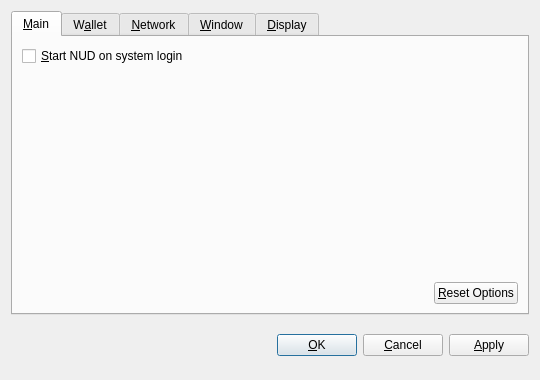
<?xml version="1.0" encoding="UTF-8"?>
<ui version="4.0">
 <class>OptionsDialog</class>
 <widget class="QDialog" name="OptionsDialog">
  <property name="geometry">
   <rect>
    <x>0</x>
    <y>0</y>
    <width>540</width>
    <height>380</height>
   </rect>
  </property>
  <property name="windowTitle">
   <string>Options</string>
  </property>
  <property name="modal">
   <bool>true</bool>
  </property>
  <layout class="QVBoxLayout" name="verticalLayout">
   <item>
    <widget class="QTabWidget" name="tabWidget">
     <property name="tabPosition">
      <enum>QTabWidget::North</enum>
     </property>
     <property name="currentIndex">
      <number>0</number>
     </property>
     <widget class="QWidget" name="tabMain">
      <attribute name="title">
       <string>&amp;Main</string>
      </attribute>
      <layout class="QVBoxLayout" name="verticalLayout_Main">
       <item>
        <widget class="QCheckBox" name="bitcoinAtStartup">
         <property name="toolTip">
          <string>Automatically start NUD after logging in to the system.</string>
         </property>
         <property name="text">
          <string>&amp;Start NUD on system login</string>
         </property>
        </widget>
       </item>
       <item>
        <spacer name="verticalSpacer_Main">
         <property name="orientation">
          <enum>Qt::Vertical</enum>
         </property>
         <property name="sizeHint" stdset="0">
          <size>
           <width>20</width>
           <height>40</height>
          </size>
         </property>
        </spacer>
       </item>
       <item>
        <layout class="QHBoxLayout" name="horizontalLayout_2_Main">
         <item>
          <spacer name="horizontalSpacer_2_Main">
           <property name="orientation">
            <enum>Qt::Horizontal</enum>
           </property>
           <property name="sizeHint" stdset="0">
            <size>
             <width>40</width>
             <height>20</height>
            </size>
           </property>
          </spacer>
         </item>
         <item>
          <widget class="QPushButton" name="resetButton">
           <property name="toolTip">
            <string>Reset all client options to default.</string>
           </property>
           <property name="text">
            <string>&amp;Reset Options</string>
           </property>
           <property name="autoDefault">
            <bool>false</bool>
           </property>
          </widget>
         </item>
        </layout>
       </item>
      </layout>
     </widget>
     <widget class="QWidget" name="tabWallet">
      <attribute name="title">
       <string>W&amp;allet</string>
      </attribute>
      <layout class="QVBoxLayout" name="verticalLayout_Network">
       <item>
        <widget class="QLabel" name="transactionFeeInfoLabel">
         <property name="text">
          <string>Optional transaction fee per kB that helps make sure your transactions are processed quickly. Most transactions are 1 kB.</string>
         </property>
         <property name="textFormat">
          <enum>Qt::PlainText</enum>
         </property>
         <property name="wordWrap">
          <bool>true</bool>
         </property>
        </widget>
       </item>
       <item>
        <layout class="QHBoxLayout" name="horizontalLayout_1_Main">
         <item>
          <widget class="QLabel" name="transactionFeeLabel">
           <property name="text">
            <string>Pay transaction &amp;fee</string>
           </property>
           <property name="textFormat">
            <enum>Qt::PlainText</enum>
           </property>
           <property name="buddy">
            <cstring>transactionFee</cstring>
           </property>
          </widget>
         </item>
         <item>
          <widget class="BitcoinAmountField" name="transactionFee"/>
         </item>
         <item>
          <spacer name="horizontalSpacer_1_Main">
           <property name="orientation">
            <enum>Qt::Horizontal</enum>
           </property>
           <property name="sizeHint" stdset="0">
            <size>
             <width>40</width>
             <height>20</height>
            </size>
           </property>
          </spacer>
         </item>
        </layout>
       </item>
       <item>
        <widget class="QLabel" name="label">
         <property name="text">
          <string>If you disable the spending of unconfirmed change, the change from a transaction cannot be used until that transaction has at least one confirmation. This also affects how your balance is computed.</string>
         </property>
         <property name="wordWrap">
          <bool>true</bool>
         </property>
        </widget>
       </item>
       <item>
        <widget class="QCheckBox" name="spendZeroConfChange">
         <property name="text">
          <string>Spend unconfirmed change  (experts only)</string>
         </property>
        </widget>
       </item>
       <item>
        <spacer name="verticalSpacer">
         <property name="orientation">
          <enum>Qt::Vertical</enum>
         </property>
         <property name="sizeHint" stdset="0">
          <size>
           <width>20</width>
           <height>40</height>
          </size>
         </property>
        </spacer>
       </item>
      </layout>
     </widget>
     <widget class="QWidget" name="tabNetwork">
      <attribute name="title">
       <string>&amp;Network</string>
      </attribute>
      <layout class="QVBoxLayout" name="verticalLayout_Network">
       <item>
        <widget class="QCheckBox" name="mapPortUpnp">
         <property name="toolTip">
          <string>Automatically open the NUD client port on the router. This only works when your router supports UPnP and it is enabled.</string>
         </property>
         <property name="text">
          <string>Map port using &amp;UPnP</string>
         </property>
        </widget>
       </item>
       <item>
        <widget class="QCheckBox" name="connectSocks">
         <property name="toolTip">
          <string>Connect to the NUD network through a SOCKS proxy (e.g. when connecting through Tor).</string>
         </property>
         <property name="text">
          <string>&amp;Connect through SOCKS proxy:</string>
         </property>
        </widget>
       </item>
       <item>
        <layout class="QHBoxLayout" name="horizontalLayout_Network">
         <item>
          <widget class="QLabel" name="proxyIpLabel">
           <property name="text">
            <string>Proxy &amp;IP:</string>
           </property>
           <property name="textFormat">
            <enum>Qt::PlainText</enum>
           </property>
           <property name="buddy">
            <cstring>proxyIp</cstring>
           </property>
          </widget>
         </item>
         <item>
          <widget class="QValidatedLineEdit" name="proxyIp">
           <property name="maximumSize">
            <size>
             <width>140</width>
             <height>16777215</height>
            </size>
           </property>
           <property name="toolTip">
            <string>IP address of the proxy (e.g. 127.0.0.1)</string>
           </property>
          </widget>
         </item>
         <item>
          <widget class="QLabel" name="proxyPortLabel">
           <property name="text">
            <string>&amp;Port:</string>
           </property>
           <property name="textFormat">
            <enum>Qt::PlainText</enum>
           </property>
           <property name="buddy">
            <cstring>proxyPort</cstring>
           </property>
          </widget>
         </item>
         <item>
          <widget class="QLineEdit" name="proxyPort">
           <property name="maximumSize">
            <size>
             <width>55</width>
             <height>16777215</height>
            </size>
           </property>
           <property name="toolTip">
            <string>Port of the proxy (e.g. 9050)</string>
           </property>
          </widget>
         </item>
         <item>
          <widget class="QLabel" name="socksVersionLabel">
           <property name="text">
            <string>SOCKS &amp;Version:</string>
           </property>
           <property name="textFormat">
            <enum>Qt::PlainText</enum>
           </property>
           <property name="buddy">
            <cstring>socksVersion</cstring>
           </property>
          </widget>
         </item>
         <item>
          <widget class="QValueComboBox" name="socksVersion">
           <property name="toolTip">
            <string>SOCKS version of the proxy (e.g. 5)</string>
           </property>
          </widget>
         </item>
         <item>
          <spacer name="horizontalSpacer_Network">
           <property name="orientation">
            <enum>Qt::Horizontal</enum>
           </property>
           <property name="sizeHint" stdset="0">
            <size>
             <width>40</width>
             <height>20</height>
            </size>
           </property>
          </spacer>
         </item>
        </layout>
       </item>
       <item>
        <spacer name="verticalSpacer_Network">
         <property name="orientation">
          <enum>Qt::Vertical</enum>
         </property>
         <property name="sizeHint" stdset="0">
          <size>
           <width>20</width>
           <height>40</height>
          </size>
         </property>
        </spacer>
       </item>
      </layout>
     </widget>
     <widget class="QWidget" name="tabWindow">
      <attribute name="title">
       <string>&amp;Window</string>
      </attribute>
      <layout class="QVBoxLayout" name="verticalLayout_Window">
       <item>
        <widget class="QCheckBox" name="minimizeToTray">
         <property name="toolTip">
          <string>Show only a tray icon after minimizing the window.</string>
         </property>
         <property name="text">
          <string>&amp;Minimize to the tray instead of the taskbar</string>
         </property>
        </widget>
       </item>
       <item>
        <widget class="QCheckBox" name="minimizeOnClose">
         <property name="toolTip">
          <string>Minimize instead of exit the application when the window is closed. When this option is enabled, the application will be closed only after selecting Quit in the menu.</string>
         </property>
         <property name="text">
          <string>M&amp;inimize on close</string>
         </property>
        </widget>
       </item>
       <item>
        <spacer name="verticalSpacer_Window">
         <property name="orientation">
          <enum>Qt::Vertical</enum>
         </property>
         <property name="sizeHint" stdset="0">
          <size>
           <width>20</width>
           <height>40</height>
          </size>
         </property>
        </spacer>
       </item>
      </layout>
     </widget>
     <widget class="QWidget" name="tabDisplay">
      <attribute name="title">
       <string>&amp;Display</string>
      </attribute>
      <layout class="QVBoxLayout" name="verticalLayout_Display">
       <item>
        <layout class="QHBoxLayout" name="horizontalLayout_1_Display">
         <item>
          <widget class="QLabel" name="langLabel">
           <property name="text">
            <string>User Interface &amp;language:</string>
           </property>
           <property name="textFormat">
            <enum>Qt::PlainText</enum>
           </property>
           <property name="buddy">
            <cstring>lang</cstring>
           </property>
          </widget>
         </item>
         <item>
          <widget class="QValueComboBox" name="lang">
           <property name="toolTip">
            <string>The user interface language can be set here. This setting will take effect after restarting NUD.</string>
           </property>
          </widget>
         </item>
        </layout>
       </item>
       <item>
        <layout class="QHBoxLayout" name="horizontalLayout_2_Display">
         <item>
          <widget class="QLabel" name="unitLabel">
           <property name="text">
            <string>&amp;Unit to show amounts in:</string>
           </property>
           <property name="textFormat">
            <enum>Qt::PlainText</enum>
           </property>
           <property name="buddy">
            <cstring>unit</cstring>
           </property>
          </widget>
         </item>
         <item>
          <widget class="QValueComboBox" name="unit">
           <property name="toolTip">
            <string>Choose the default subdivision unit to show in the interface and when sending coins.</string>
           </property>
          </widget>
         </item>
        </layout>
       </item>
       <item>
        <widget class="QCheckBox" name="displayAddresses">
         <property name="toolTip">
          <string>Whether to show NUD addresses in the transaction list or not.</string>
         </property>
         <property name="text">
          <string>&amp;Display addresses in transaction list</string>
         </property>
        </widget>
       </item>
       <item>
        <widget class="QCheckBox" name="coinControlFeatures">
         <property name="toolTip">
          <string>Whether to show coin control features or not.</string>
         </property>
         <property name="text">
          <string>Display coin &amp;control features (experts only!)</string>
         </property>
        </widget>
       </item>
       <item>
        <spacer name="verticalSpacer_Display">
         <property name="orientation">
          <enum>Qt::Vertical</enum>
         </property>
         <property name="sizeHint" stdset="0">
          <size>
           <width>20</width>
           <height>40</height>
          </size>
         </property>
        </spacer>
       </item>
      </layout>
     </widget>
    </widget>
   </item>
   <item>
    <layout class="QHBoxLayout" name="horizontalLayout_Buttons">
     <item>
      <spacer name="horizontalSpacer_1">
       <property name="orientation">
        <enum>Qt::Horizontal</enum>
       </property>
       <property name="sizeHint" stdset="0">
        <size>
         <width>40</width>
         <height>48</height>
        </size>
       </property>
      </spacer>
     </item>
     <item>
      <widget class="QLabel" name="statusLabel">
       <property name="font">
        <font>
         <weight>75</weight>
         <bold>true</bold>
        </font>
       </property>
       <property name="text">
        <string/>
       </property>
       <property name="textFormat">
        <enum>Qt::PlainText</enum>
       </property>
       <property name="wordWrap">
        <bool>true</bool>
       </property>
      </widget>
     </item>
     <item>
      <spacer name="horizontalSpacer_2">
       <property name="orientation">
        <enum>Qt::Horizontal</enum>
       </property>
       <property name="sizeHint" stdset="0">
        <size>
         <width>40</width>
         <height>48</height>
        </size>
       </property>
      </spacer>
     </item>
     <item>
      <widget class="QPushButton" name="okButton">
       <property name="text">
        <string>&amp;OK</string>
       </property>
      </widget>
     </item>
     <item>
      <widget class="QPushButton" name="cancelButton">
       <property name="text">
        <string>&amp;Cancel</string>
       </property>
       <property name="autoDefault">
        <bool>false</bool>
       </property>
      </widget>
     </item>
     <item>
      <widget class="QPushButton" name="applyButton">
       <property name="text">
        <string>&amp;Apply</string>
       </property>
       <property name="autoDefault">
        <bool>false</bool>
       </property>
      </widget>
     </item>
    </layout>
   </item>
  </layout>
 </widget>
 <customwidgets>
  <customwidget>
   <class>BitcoinAmountField</class>
   <extends>QSpinBox</extends>
   <header>bitcoinamountfield.h</header>
  </customwidget>
  <customwidget>
   <class>QValueComboBox</class>
   <extends>QComboBox</extends>
   <header>qvaluecombobox.h</header>
  </customwidget>
  <customwidget>
   <class>QValidatedLineEdit</class>
   <extends>QLineEdit</extends>
   <header>qvalidatedlineedit.h</header>
  </customwidget>
 </customwidgets>
 <resources/>
 <connections/>
</ui>
